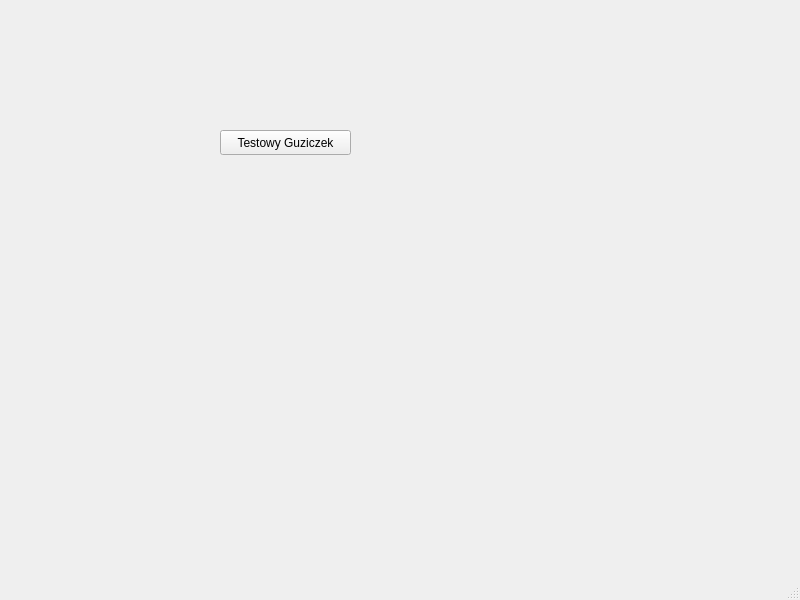
<?xml version="1.0" encoding="UTF-8"?>
<ui version="4.0">
 <class>MainWindow</class>
 <widget class="QMainWindow" name="MainWindow">
  <property name="geometry">
   <rect>
    <x>0</x>
    <y>0</y>
    <width>800</width>
    <height>600</height>
   </rect>
  </property>
  <property name="windowTitle">
   <string>MainWindow</string>
  </property>
  <widget class="QWidget" name="centralwidget">
   <widget class="QPushButton" name="pushButton">
    <property name="geometry">
     <rect>
      <x>220</x>
      <y>130</y>
      <width>131</width>
      <height>25</height>
     </rect>
    </property>
    <property name="text">
     <string>Testowy Guziczek</string>
    </property>
   </widget>
  </widget>
  <widget class="QMenuBar" name="menubar">
   <property name="geometry">
    <rect>
     <x>0</x>
     <y>0</y>
     <width>800</width>
     <height>22</height>
    </rect>
   </property>
  </widget>
  <widget class="QStatusBar" name="statusbar"/>
 </widget>
 <resources/>
 <connections/>
</ui>
